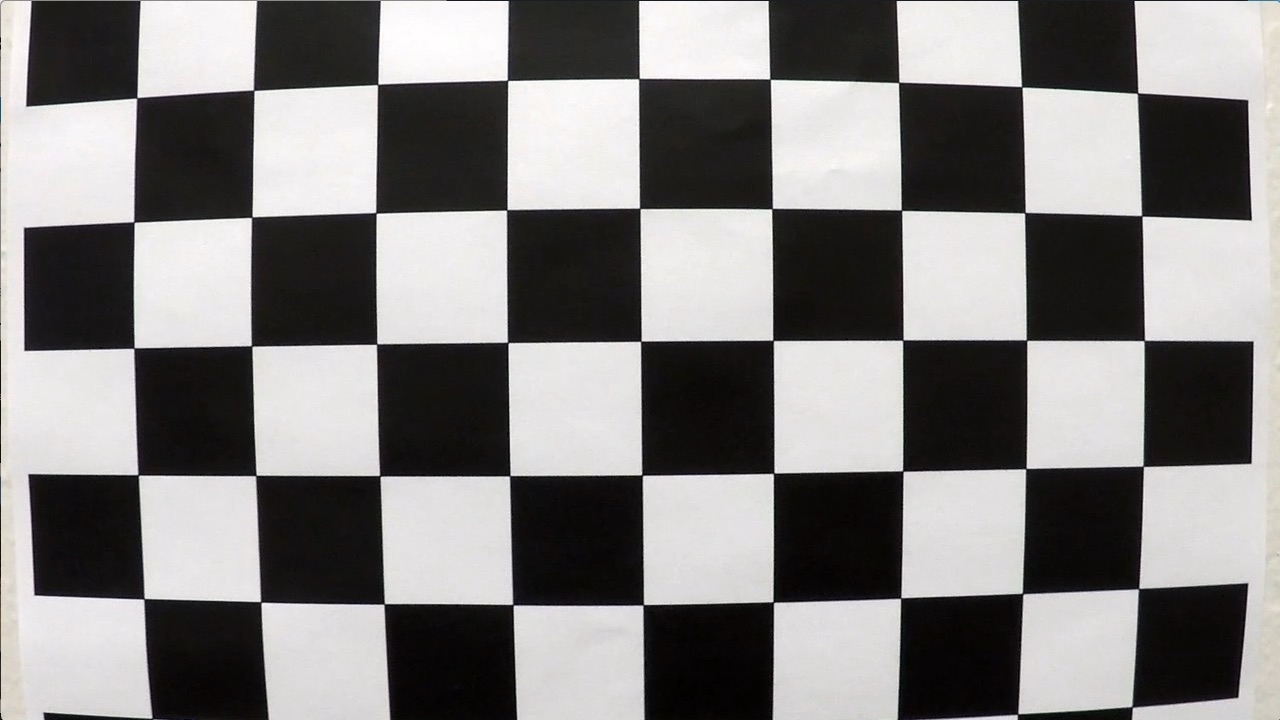
#> input picture camera_cal/calibration1.jpg, 1280 x 720 px; its folder holds only this picture in this run
$ python finding_lanes.py   (older library calls are emulated)
#> lines starting #> are read from the running program, lines starting #| are printed output that depends on the picture
#!/usr/bin/env python

import numpy as np
import matplotlib.pyplot as plt
import matplotlib.image as mpimg
import matplotlib.gridspec as gridspec
import glob
import cv2


# ## Step 1: Callibration of the Camera

# ### Step 1.1: Definition of Helper Routines
#
# :-) as I'm getting used to Python within this course I'm also trying to use common notation schemes to make the code more readable/understandale - hope this works!
# * using the _ for unused return values to avoid having to many unwanted variables.
# * using "magic methods", e.g. __init__ to automate the instance creation of a class
# [...]
#

# In[2]:


# Definition of Camera Class

class Camera(object):

    # important for this scenario is 9x6 pattern size as stated in the project help
    def __init__(self, images, pattern_size=(9,6)):
        self.matrix = None
        self.dist = None
        self.calibrated_images = []
        self.failed_images = []
        self.prepare_calibration(images, pattern_size)

    def __call__(self, image):
        if self.matrix is not None and self.dist is not None:
            return cv2.undistort(image, self.matrix, self.dist, None, self.matrix)
        else:
            return image

    def prepare_calibration(self, images, pattern_size):
#> called with pattern_size = (9, 6)
        pattern = np.zeros((pattern_size[1] * pattern_size[0], 3), np.float32)
        pattern[:, :2] = np.mgrid[0:pattern_size[0], 0:pattern_size[1]].T.reshape(-1, 2)
        # initialize transform properties for image <--> realworld transformation
        pattern_points = [] # points (real world image)
        image_points = []   # points (image plane)
        image_size = None

        # Process all images found; looking for chessboard corners
        for i, path, in enumerate(images):
            # read the RGB image
            print("Module prepare_calibration --> processing file" + path + "\n")
            image = mpimg.imread(path)
#> image is the input picture: shape (720, 1280, 3); mean R, G, B 130.1, 128.4, 127.8
            # convert to grayscale
            gray = cv2.cvtColor(image, cv2.COLOR_RGB2GRAY)
            # find the chessboard corners
            ret, corners = cv2.findChessboardCorners(gray, pattern_size, None)
#> ret = False; corners = None

            # when corners found add object and image points
            if ret:
                pattern_points.append(pattern)
                image_points.append(corners)
                image_size = (image.shape[1], image.shape[0])

                # draw corners
                cv2.drawChessboardCorners(image, pattern_size, corners, True)
                self.calibrated_images.append(image)
            else:
                self.failed_images.append(image)

        # if points found --> calibrate the camera
        if pattern_points and image_points:
            _, self.matrix, self.dist, _, _ = cv2.calibrateCamera(
                pattern_points, image_points,image_size, None, None
            )


# ### Step 1.2: Run the Calibration Process

# Now the calibration is just a simple call of the Camera Class
calibrated_camera = Camera(glob.glob('camera_cal/calibration*.jpg'))

plt.figure(figsize=(12, 10))
gridspec.GridSpec(5, 4)

# first show all Images with detected corners
print('Images with detected corners:')
# Loop through the images and look for the chessboard corners
for i, image, in enumerate(calibrated_camera.calibrated_images):
    plt.subplot2grid((5, 4), (i//4, i%4), colspan=1, rowspan=1)
    plt.imshow(image)
    plt.axis('off')
plt.show()

# second show all Images with detected corners
print('Images where unable to detect corners:')
for i, image in enumerate(calibrated_camera.failed_images):
    f, (x1, x2) = plt.subplots(1, 2, figsize=(25, 10))
    x1.axis('off')
    x1.imshow(image)
    x1.set_title('Original', fontsize=20)
    x2.axis('off')
    x2.imshow(calibrated_camera(image))
    x2.set_title('Calibrated', fontsize=20)
#> this loop made 1 pass


# ## Step 2: Finding Edges

# ### Step 2.1: Define Helper Functions

# In[4]:


# [71 lines left out: functions stack_edges, single_edges, find_edges, gradient_absolute_value_mask, gradient_magnitude_mask, gradient_direction_mask and 3 more, not called in this run]


# ### Step 2.1: Loop over the Test Images

# In[5]:


for image in glob.glob('test_images/test*.jpg'):
    image = mpimg.imread(image)
    edges = single_edges(image)
    stack = stack_edges(image)

    f, (x1, x2, x3) = plt.subplots(1, 3, figsize=(24, 9))
    x1.axis('off')
    x1.imshow(image)
    x1.set_title('Original', fontsize=20)

    x2.axis('off')
    x2.imshow(edges)
    x2.set_title('Edges', fontsize=20)

    x3.axis('off')
    x3.imshow(stack)
    x3.set_title('Stacked', fontsize=20)


# ## Step 3: Perspective Transformation

# ### Step 3.1: Define the perspective transformation function "perspective_transf()"

# In[6]:


# [28 lines left out: function perspective_transf, not called in this run]

# future extension and debugging
def show_warped(img):
    return true


# ### Step 3.2: Execute the Perspective Transformation

# In[7]:


for image in glob.glob('test_images/test*.jpg'):
    image = mpimg.imread(image)
    transformed, _ = perspective_transf(image)

    _, (x1, x2) = plt.subplots(1, 2, figsize=(24, 9))
    x1.axis('off')
    x1.imshow(image)
    x1.set_title('Original', fontsize=20)

    x2.axis('off')
    x2.imshow(transformed)
    x2.set_title('Transformed', fontsize=20)


# ## Step 4: Detection fo Lane Pixels

# ### Step 4.1: Sliding Window and Polynomial Fit

# In[8]:


from collections import namedtuple

class SlidingWindow(object):
    """Represents a window where we want to find 'hot' Pixels associated with Lane Lines"""

    # [32 lines left out: functions __init__, nonzero_pixels_indices, vertices, not called in this run]


# ### Step 4.2: Identifying the Lane Lines

# In[9]:


# Helper functions

from collections import deque

class LaneLine(object):
    """Single lane line"""

    # [45 lines left out: functions __init__, fit_points, generate_points, radius_of_curvature, camera_distance, not called in this run]


# ### Step 5: The Processing Pipeline

# In[10]:


# Pipline implements the identification pipeline to process sets of images or frames of a video Stream
#
class Pipeline(object):

    # [98 lines left out: functions __init__, _init_lines, _find_points_in_windows, _lane_overlay, _info_overlay, _radius_of_curvature, not called in this run]

    def _draw_text(self, frame, text, x, y):
        cv2.putText(frame, text, (x, y), cv2.FONT_HERSHEY_SIMPLEX, 0.8, (255, 255, 255), 2)

    # [31 lines left out: function run, not called in this run]


# ### Step 5.1 Feed the Pipeline with the Test Images

# In[11]:


for image_path in glob.glob('test_images/test*.jpg'):
    image = mpimg.imread(image_path)
    calibrated = calibrated_camera(image)
    pipeline = Pipeline(calibrated)
    overlay = pipeline.run(calibrated)

    mpimg.imsave(image_path.replace('test_images', 'output_images'), overlay)
    plt.figure(figsize=(12, 12))
    plt.imshow(overlay)
    plt.subplots_adjust(left=0.0, right=1, top=0.9, bottom=0.0)
    plt.show()


# ### Step 5.3: Feed the Pipeline with the Video Streams

# In[12]:


from moviepy.editor import VideoFileClip

def process_video(video_inp):
    #.format(video_path_prefix)
    output_video_name = "Video_Out/"+ video_inp + "_proc.mp4"
    input_video = VideoFileClip(video_inp+".mp4")
    print("Processing Video [" + input_video + "] and will write to [" + output_video_name + "]")
    calibrated = calibrated_camera(input_video.get_frame(0))
    pipeline = Pipeline(calibrated)

    output_video = input_video.fl_image(pipeline.run)

    get_ipython().run_line_magic('time', 'output_video.write_videofile(output_video_name, audio=False)')


# In[13]:


process_video('project_video')
#> (the call stopped at in process_video, `input_video = VideoFileClip(video_inp+".mp4")`: moviepy is not available in this run)
process_video('challenge_video')
#> (the call stopped at in process_video, `input_video = VideoFileClip(video_inp+".mp4")`: moviepy is not available in this run)
process_video('harder_challenge_video')
#> (the call stopped at in process_video, `input_video = VideoFileClip(video_inp+".mp4")`: moviepy is not available in this run)


# In[ ]:
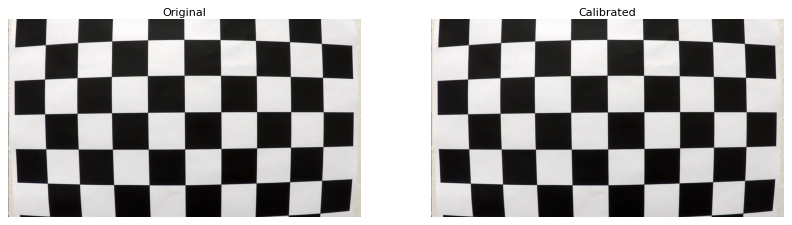
#> figure drawn by matplotlib, 2 panels
